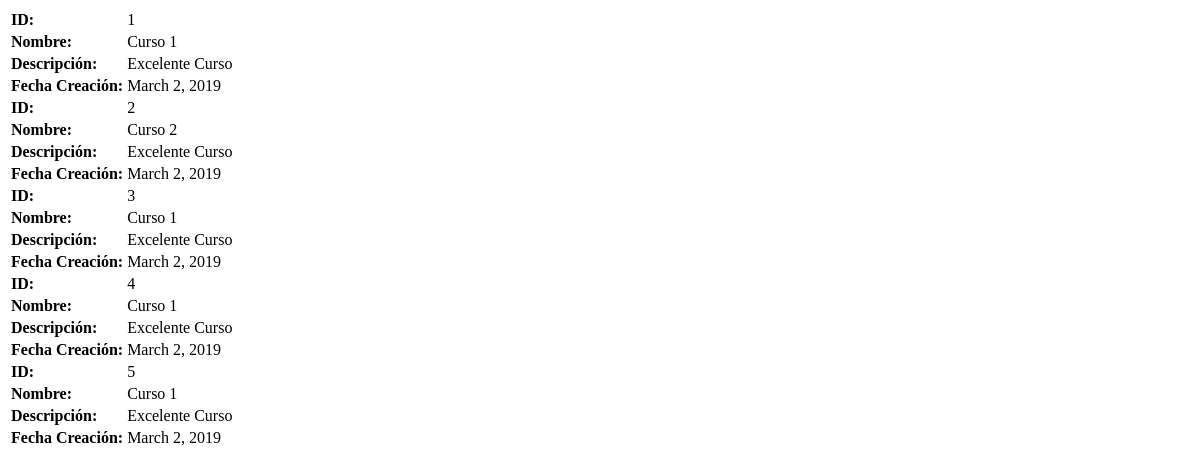
The app's page /courses/, older data.
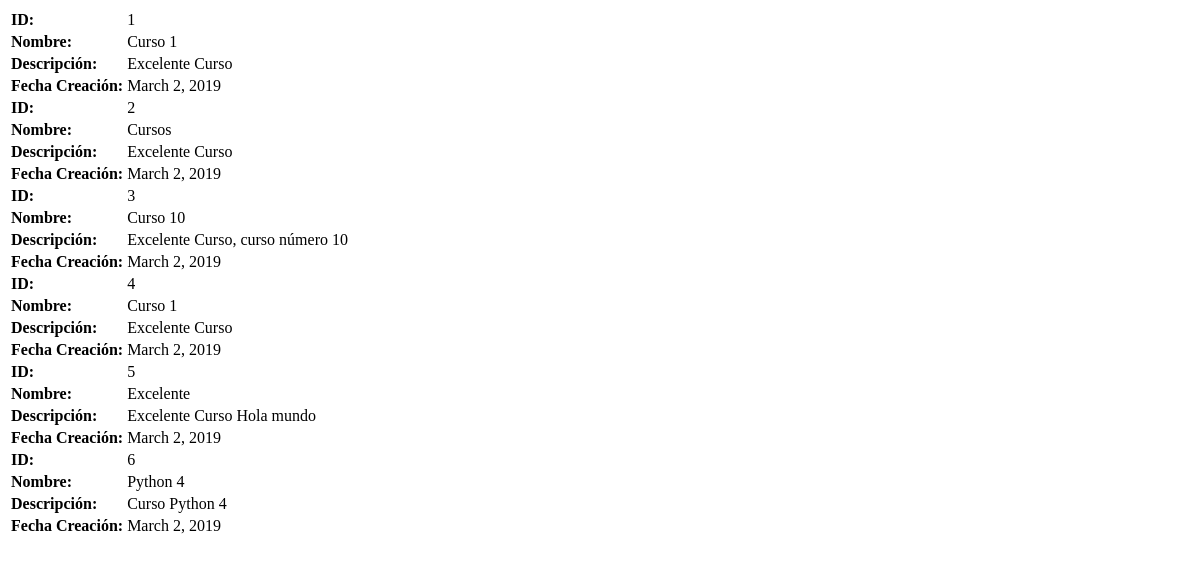
The same page, newer data.
### courses/models.py (models this page shows, shortened)
class Course(models.Model):
    create_at = models.DateField(auto_now_add=True)
    name = models.CharField(max_length=180)
    description = models.TextField()

### courses/views.py (the view)
# urls.py: path('', views.courses)
def courses(request):
    courses = Course.objects.all()
    return render(request, 'courses/course_list.html', {'courses':courses})

### courses/templates/courses/course_list.html (shortened to what this page needs)
<!DOCTYPE html>
<html lang="es">
<head>
</head>
<body>
<table>
    {% for course in courses %}
    <tr>
        <td><strong>ID:</strong></td>
        <td>{{ course.id }}</td>
    </tr>
    <tr>
        <td><strong>Nombre:</strong></td>
        <td>{{ course.name }}</td>
    </tr>
    <tr>
        <td><strong>Descripción:</strong></td>
        <td>{{ course.description }}</td>
    </tr>
    <tr>
        <td><strong>Fecha Creación:</strong></td>
        <td>{{ course.create_at }}</td>
    </tr>
    {% endfor %}
</table>
</body>
</html>

Row changes from the older to the newer data that the page shows:
changed Course id 2: name "Curso 2" → "Cursos"
changed Course id 3: name "Curso 1" → "Curso 10"; description "Excelente Curso" → "Excelente Curso, curso número 10"
changed Course id 5: name "Curso 1" → "Excelente"; description "Excelente Curso" → "Excelente Curso Hola mundo"
added Course: id "6", name "Python 4", description "Curso Python 4", create_at "March 2, 2019"
